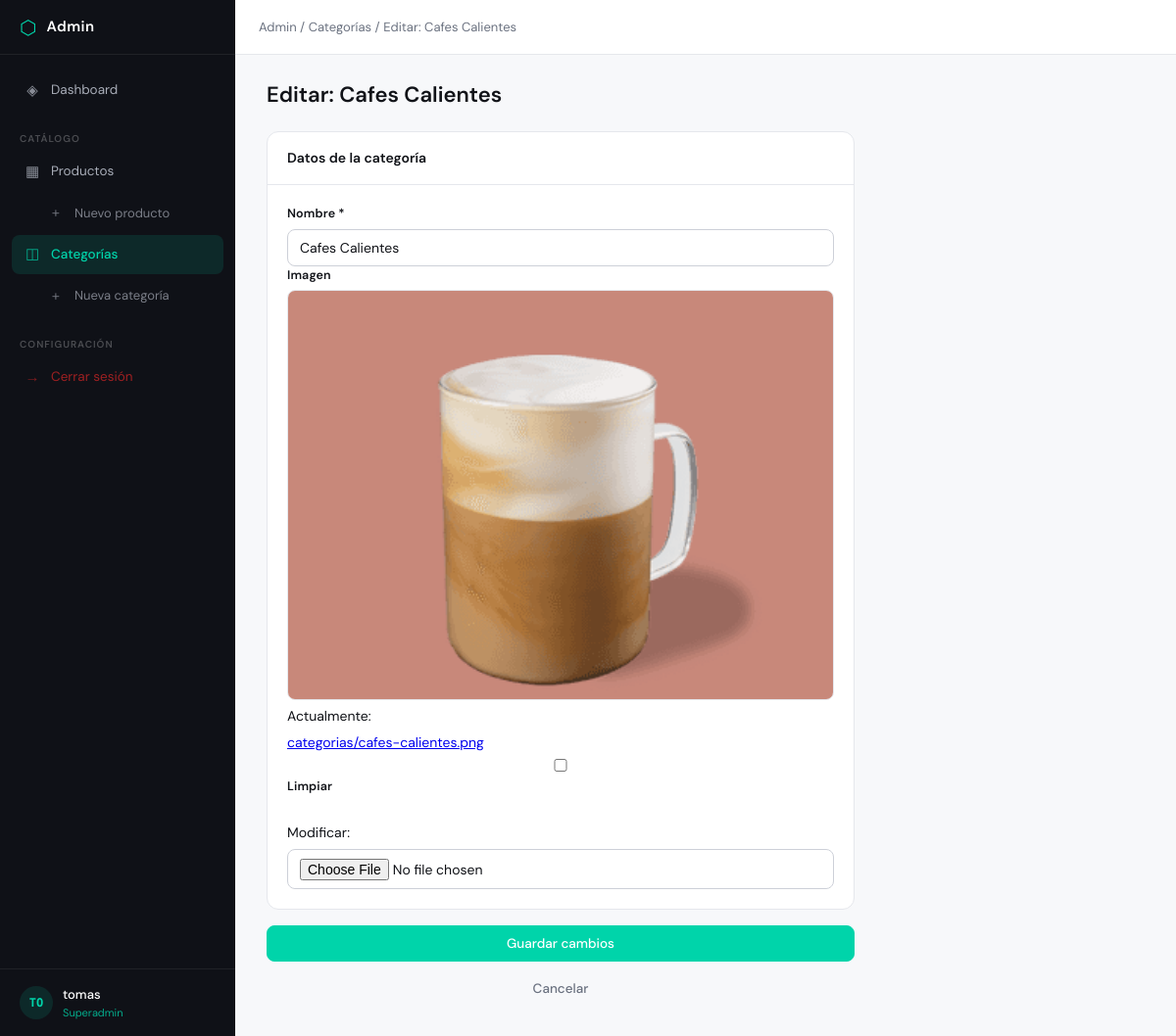
Page /admin-panel/categorias/2/editar/ (signed in) on the committed database.
### catalogo/models.py (models this page shows, shortened)
class Categoria(models.Model):
    nombre = models.CharField( max_length=100)
    image = models.ImageField(upload_to='categorias/', null=True, blank=True)

### admin_panel/views.py (the view)
# urls.py: path('categorias/<int:pk>/editar/', views.categoria_editar, name='categoria_editar'),
@admin_required
def categoria_editar(request, pk):
    categoria = get_object_or_404(Categoria, pk=pk)
    if request.method == 'POST':
        form = CategoriaForm(request.POST, request.FILES, instance=categoria)
        if form.is_valid():
            form.save()
            messages.success(request, f'Categoría "{categoria.nombre}" actualizada.')
            return redirect('admin_panel:categoria_lista')
        else:
            messages.error(request, 'Por favor corrige los errores.')
    else:
        form = CategoriaForm(instance=categoria)
    return render(request, 'admin_panel/categoria_form.html', {
        'form': form,
        'categoria': categoria,
        'titulo': f'Editar: {categoria.nombre}',
        'accion': 'Guardar cambios',
    })

### admin_panel/forms.py
class CategoriaForm(forms.ModelForm):
    class Meta:
        model = Categoria
        fields = ['nombre', 'image']
        widgets = {
            'nombre': forms.TextInput(attrs={'class': 'form-control', 'placeholder': 'Nombre de la categoría'}),
            'image': forms.ClearableFileInput(attrs={'class': 'form-control', 'accept': 'image/*'}),
        }

### catalogo/context_processors.py (called while the page is built)
def cantidad_carrito(request):
    total = 0
    if 'carrito' in request.session: # si ya hay un carrito
        for key, value in request.session['carrito'].items():
            total += value['cantidad'] # suma la cantidad de cada prod guardado
    return {'cantidad_carrito' : total} #envia la cantidad al html

### admin_panel/templates/admin_panel/categoria_form.html (shortened to what this page needs)
{% extends 'admin_panel/base.html' %}
{% block breadcrumb %}
 / <a href="{% url 'admin_panel:categoria_lista' %}">Categorías</a>
 / {{ titulo }}
{% endblock %}
{% block content %}
<div class="page-header">
  <h1 class="page-title">{{ titulo }}</h1>
</div>
<div class="form-layout form-layout--narrow">
  <form method="post" enctype="multipart/form-data">
    <div class="card">
      <div class="card-header"><h2 class="card-title">Datos de la categoría</h2></div>
      <div class="card-body">
        <div class="form-group">
          <label for="{{ form.nombre.id_for_label }}">Nombre *</label>
          {{ form.nombre }}
        </div>
        <div class="form-group">
            <label>Imagen</label>
            {% if categoria.image %}
            <div class="image-preview" id="imagePreview">
              <img src="{{ categoria.image.url }}" alt="{{ categoria.nombre }}" id="previewImg">
            </div>
            {% else %}
            <div class="image-preview image-preview--empty" id="imagePreview">
              <span>Sin imagen</span>
            </div>
            {% endif %}
            {{ form.image }}
          </div>
      </div>
    </div>
    <div class="form-actions" style="margin-top: 1rem;">
      <button type="submit" class="btn btn-primary">{{ accion }}</button>
      <a href="{% url 'admin_panel:categoria_lista' %}" class="btn btn-ghost">Cancelar</a>
    </div>
  </form>
</div>
{% endblock %}

### admin_panel/templates/admin_panel/base.html (shortened to what this page needs)
<!DOCTYPE html>
<html lang="es">
<head>
{% load static %}
<link rel="stylesheet" href="{% static 'admin_panel/css/admin.css' %}">
</head>
<body>
{% if user.is_authenticated %}
<div class="layout">
  <aside class="sidebar" id="sidebar">
    <div class="sidebar-header">
      <div class="logo">
        <span class="logo-icon">⬡</span>
        <span class="logo-text">Admin</span>
      </div>
    </div>
    <nav class="sidebar-nav">
      <a href="{% url 'admin_panel:dashboard' %}" class="nav-item {% if request.resolver_match.url_name == 'dashboard' %}active{% endif %}">
        <span class="nav-icon">◈</span>
        <span>Dashboard</span>
      </a>
      <div class="nav-section">Catálogo</div>
      <a href="{% url 'admin_panel:producto_lista' %}" class="nav-item {% if 'producto' in request.resolver_match.url_name %}active{% endif %}">
        <span class="nav-icon">▦</span>
        <span>Productos</span>
      </a>
      <a href="{% url 'admin_panel:producto_crear' %}" class="nav-item nav-sub">
        <span class="nav-icon">+</span>
        <span>Nuevo producto</span>
      </a>
      <a href="{% url 'admin_panel:categoria_lista' %}" class="nav-item {% if 'categoria' in request.resolver_match.url_name %}active{% endif %}">
        <span class="nav-icon">◫</span>
        <span>Categorías</span>
      </a>
      <a href="{% url 'admin_panel:categoria_crear' %}" class="nav-item nav-sub">
        <span class="nav-icon">+</span>
        <span>Nueva categoría</span>
      </a>
      <div class="nav-section">Configuración</div>
      <a href="{% url 'admin_panel:logout' %}" class="nav-item nav-logout">
        <span class="nav-icon">→</span>
        <span>Cerrar sesión</span>
      </a>
    </nav>
    <div class="sidebar-footer">
      <div class="user-badge">
        <div class="user-avatar">{{ user.username|slice:":2"|upper }}</div>
        <div class="user-info">
          <span class="user-name">{{ user.get_full_name|default:user.username }}</span>
          <span class="user-role">{% if user.is_superuser %}Superadmin{% else %}Staff{% endif %}</span>
        </div>
      </div>
    </div>
  </aside>
  <main class="main">
    <header class="topbar">
      <div class="breadcrumb">
        <a href="{% url 'admin_panel:dashboard' %}">Admin</a>
        {% block breadcrumb %}{% endblock %}
      </div>
    </header>
    <div class="page-content">
      {% block content %}{% endblock %}
    </div>
  </main>
</div>
{% else %}
  {% block auth_content %}{% endblock %}
{% endif %}
</body>
</html>

### rows in the picture
Categoria: nombre "Cafes Calientes", image (picture)

### other values in the picture
{{ user.username|slice:":2"|upper }} "TO"
{{ user.get_full_name|default:user.username }} "tomas"
{{ titulo }} "Editar: Cafes Calientes"
{{ accion }} "Guardar cambios"
